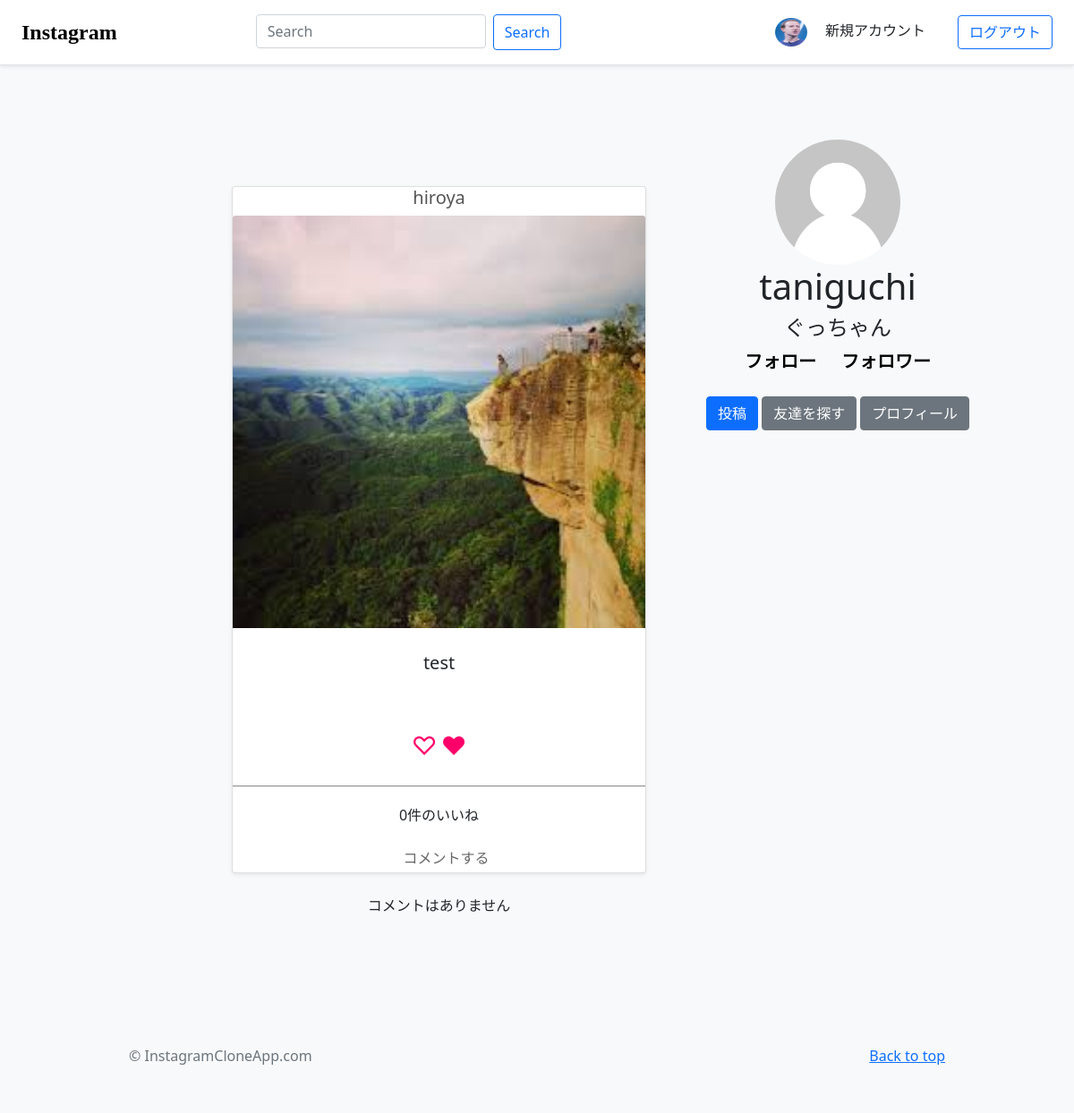
The page /instagram/post_detail/2 (signed in) on the database as committed earlier.
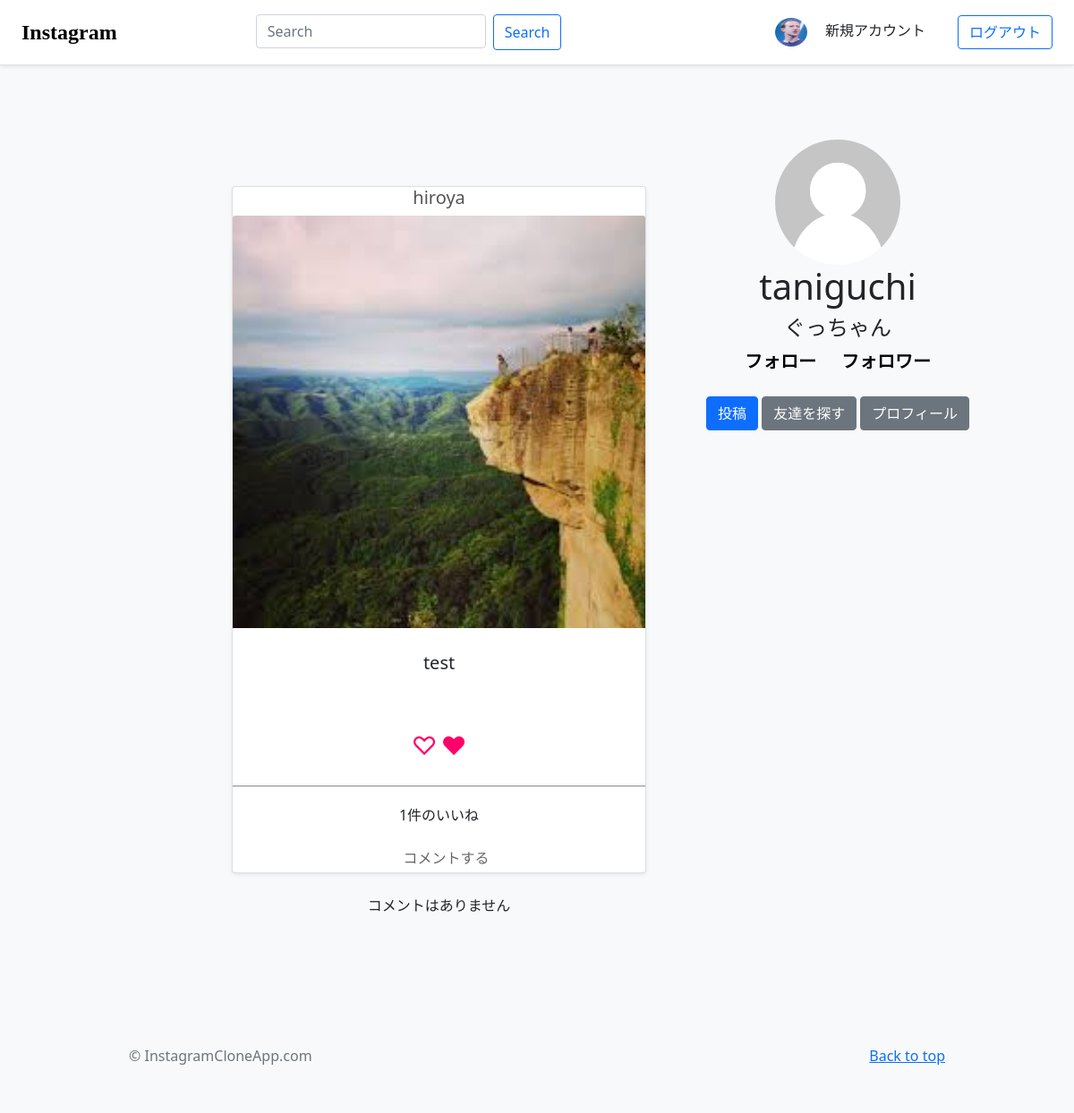
The same page on the database as committed later.
### instagram/models.py (models this page shows)
class Posts(models.Model):
    text = models.TextField(max_length=200, null=True, blank=True)
    image = models.ImageField(upload_to='images/')
    tag = models.CharField(max_length=100, null=True, blank=True)
    post_date = models.DateTimeField(default=timezone.now, null=True, blank=True)
    author = models.ForeignKey(User, on_delete=models.CASCADE)
    like_count = models.IntegerField(default=0)
    class Meta:
        verbose_name = 'Post'

### users/models.py (models this page shows, shortened)
class User(AbstractBaseUser, PermissionsMixin):
    username_validator = UnicodeUsernameValidator()
    username = models.CharField(
        _('username'),
        max_length=150,
        unique=True,
        help_text=_('Required. 150 characters or fewer. Letters, digits and @/./+/-/_ only.'),
        validators=[username_validator],
        error_messages={
            'unique': _("A user with that username already exists."),
        },
    )
    first_name = models.CharField(_('first name'), max_length=30, blank=True)
    last_name = models.CharField(_('last name'), max_length=150, blank=True)
    email = models.EmailField(_('email address'), blank=True)
    is_staff = models.BooleanField(
        _('staff status'),
        default=False,
        help_text=_('Designates whether the user can log into this admin site.'),
    )
    is_active = models.BooleanField(
        _('active'),
        default=True,
        help_text=_(
            'Designates whether this user should be treated as active. '
            'Unselect this instead of deleting accounts.'
        ),
    )
    date_joined = models.DateTimeField(_('date joined'), default=timezone.now)
    name = models.CharField(max_length=100, blank=True)
    text = models.CharField(max_length=300, blank=True)
    user_image = models.ImageField(upload_to='images/', null=True, blank=True)
    followees = models.ManyToManyField(
        'self', verbose_name='フォロー中のユーザー', through='instagram.FriendShip',
        related_name='+', through_fields=('follower', 'followee')
    )
    followers = models.ManyToManyField(
        'self', verbose_name='フォローされているユーザー', through='instagram.FriendShip',
        related_name='+', through_fields=('followee', 'follower')
    )
    objects = UserManager()
    EMAIL_FIELD = 'email'
    USERNAME_FIELD = 'username'
    REQUIRED_FIELDS = ['email']
    class Meta:
        verbose_name = _('user')
        verbose_name_plural = _('users')

### instagram/views.py (the view)
# urls.py: path('post_detail/<int:pk>', views.PostDetailView.as_view(), name='post_detail'),
class PostDetailView(LoginRequiredMixin, DetailView):
    template_name = 'post_detail.html'
    model = Posts
    def get_context_data(self, **kwargs):
        context = super().get_context_data(**kwargs)
        context['comments'] = CommentToPost.objects.filter(post=self.kwargs['pk'])
        context['request_user'] = self.request.user
        return context

### templates/post_detail.html (shortened to what this page needs)
{% extends 'base.html' %}
{% load static %}
{% block content %}
<section class="jumbotron text-center home-profile">
  <div class="container">
    {% if request_user.image %}
    <a href=""><img  class="top-image-of-user" src="{{ MEDIA_URL }}{{ user.image }}" alt=""></a>
    {% else %}
    <a href=""><img  class="top-image-of-user" src="{{ MEDIA_URL }}images/default-user-image.png" alt=""></a>
    {% endif %}
    <h1 class="jumbotron-heading">{{ request_user.username }}</h1>
    {% if request_user.name %}
    <h4>{{ request_user.name }}</h4>
    {% endif %}
    <p class="ff-layout">
      <a href="" class="following">フォロー</a>
      <a href="" class="following">フォロワー</a>
    </p>
    <p>
      <a href="{% url 'instagram:post' %}" class="btn btn-primary my-2">投稿</a>
      <a href="" class="btn btn-secondary my-2">友達を探す</a>
      {% if request_user.is_authenticated %}
      <a href="{% url 'instagram:user_profile' pk=user.pk %}" class="btn btn-secondary my-2">プロフィール</a>
      {% endif %}
    </p>
  </div>
</section>
<section class="jumbotron text-center all-posts-area" style="background-color: #f8f9fa;">
  <div class="container posts-area">
    <div class="card post-card mb-4 shadow-sm">
      <h5><a href="" class="see-post-author">{{ object.author }}</a></h5>
      <img  src="{{ MEDIA_URL }}{{ object.image }}" class="bd-placeholder-img card-img-top">
      <p class="see-post-content">{{ object.text }}</p>
      <p class="border-under-post">
        <a href="{% url 'instagram:like_post' pk=object.pk %}" style="text-decoration: none;"><span class="like-button">&#9825;</span></a>
        <a href="{% url 'instagram:like_post' pk=object.pk %}" style="text-decoration: none;"><span class="like-button">&hearts;</span></a>
        <p class="good-count">{{ object.like_count }}件のいいね</p>
        <a href="{% url 'instagram:comment_to_post' pk=object.pk %}" class="see-more">コメントする</a>
        </p>
    </div>
      {% if comments %}
      {% for comment in comments %}
      <div class='post-comment'>
        <h5><a href="" class="comment-author">{{ comment.author }}</a></h5>
        <p>{{ comment.text }}</p>
        {% if request_user == comment.author %}
           <a href="" class="see-more">削除</a>
        {% endif %}
      </div>
      {% endfor %}
    {% else %}
    <p>コメントはありません</p>
    {% endif %}
  </div>
</section>
{% endblock content %}

Rows that differ between the two databases and show on the page:
changed Posts "test": like_count "0" → "1"
